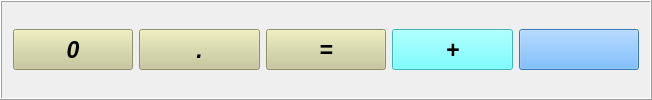
           <widget class="QFrame" name="seventhRowFrame">
            <property name="minimumSize">
             <size>
              <width>652</width>
              <height>58</height>
             </size>
            </property>
            <property name="frameShape">
             <enum>QFrame::Shape::Box</enum>
            </property>
            <property name="frameShadow">
             <enum>QFrame::Shadow::Raised</enum>
            </property>
            <layout class="QHBoxLayout" name="horizontalLayout_6">
             <item>
              <widget class="QPushButton" name="pushButton_zero">
               <property name="minimumSize">
                <size>
                 <width>61</width>
                 <height>41</height>
                </size>
               </property>
               <property name="maximumSize">
                <size>
                 <width>16777215</width>
                 <height>16777215</height>
                </size>
               </property>
               <property name="font">
                <font>
                 <pointsize>17</pointsize>
                 <italic>true</italic>
                 <bold>true</bold>
                </font>
               </property>
               <property name="styleSheet">
                <string notr="true">background-color: rgb(199, 199, 148);</string>
               </property>
               <property name="text">
                <string>0</string>
               </property>
               <property name="shortcut">
                <string>0</string>
               </property>
              </widget>
             </item>
             <item>
              <widget class="QPushButton" name="pushButton_dot">
               <property name="minimumSize">
                <size>
                 <width>61</width>
                 <height>41</height>
                </size>
               </property>
               <property name="maximumSize">
                <size>
                 <width>16777215</width>
                 <height>16777215</height>
                </size>
               </property>
               <property name="font">
                <font>
                 <pointsize>17</pointsize>
                 <italic>true</italic>
                 <bold>true</bold>
                </font>
               </property>
               <property name="styleSheet">
                <string notr="true">background-color: rgb(199, 199, 148);</string>
               </property>
               <property name="text">
                <string>.</string>
               </property>
               <property name="shortcut">
                <string>.</string>
               </property>
              </widget>
             </item>
             <item>
              <widget class="QPushButton" name="pushButton_equal_to">
               <property name="minimumSize">
                <size>
                 <width>61</width>
                 <height>41</height>
                </size>
               </property>
               <property name="maximumSize">
                <size>
                 <width>16777215</width>
                 <height>16777215</height>
                </size>
               </property>
               <property name="font">
                <font>
                 <pointsize>17</pointsize>
                 <italic>true</italic>
                 <bold>true</bold>
                </font>
               </property>
               <property name="styleSheet">
                <string notr="true">background-color: rgb(199, 199, 148);</string>
               </property>
               <property name="text">
                <string>=</string>
               </property>
               <property name="shortcut">
                <string>Enter, =</string>
               </property>
              </widget>
             </item>
             <item>
              <widget class="QPushButton" name="pushButton_plus">
               <property name="minimumSize">
                <size>
                 <width>61</width>
                 <height>41</height>
                </size>
               </property>
               <property name="maximumSize">
                <size>
                 <width>16777215</width>
                 <height>16777215</height>
                </size>
               </property>
               <property name="font">
                <font>
                 <pointsize>17</pointsize>
                 <italic>true</italic>
                 <bold>true</bold>
                </font>
               </property>
               <property name="styleSheet">
                <string notr="true">background-color: rgb(85, 255, 255);</string>
               </property>
               <property name="text">
                <string>+</string>
               </property>
               <property name="shortcut">
                <string>+</string>
               </property>
              </widget>
             </item>
             <item>
              <widget class="QPushButton" name="pushButton_cube">
               <property name="minimumSize">
                <size>
                 <width>61</width>
                 <height>41</height>
                </size>
               </property>
               <property name="maximumSize">
                <size>
                 <width>16777215</width>
                 <height>16777215</height>
                </size>
               </property>
               <property name="font">
                <font>
                 <pointsize>17</pointsize>
                 <italic>true</italic>
                 <bold>true</bold>
                </font>
               </property>
               <property name="styleSheet">
                <string notr="true">background-color: rgb(85, 170, 255);</string>
               </property>
               <property name="text">
                <string/>
               </property>
              </widget>
             </item>
            </layout>
           </widget>
